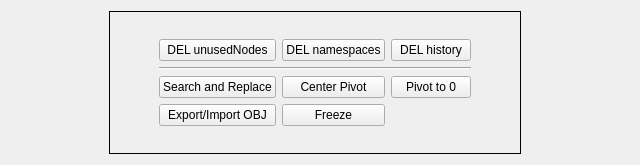
         <widget class="QWidget" name="tab_4">
          <attribute name="title">
           <string>Fast Functions</string>
          </attribute>
          <layout class="QGridLayout" name="gridLayout_13">
           <item row="0" column="0">
            <layout class="QGridLayout" name="gridLayout_12">
             <item row="0" column="0">
              <spacer name="horizontalSpacer_8">
               <property name="orientation">
                <enum>Qt::Horizontal</enum>
               </property>
               <property name="sizeHint" stdset="0">
                <size>
                 <width>98</width>
                 <height>143</height>
                </size>
               </property>
              </spacer>
             </item>
             <item row="0" column="1">
              <widget class="QFrame" name="frame_10">
               <property name="frameShape">
                <enum>QFrame::Box</enum>
               </property>
               <property name="frameShadow">
                <enum>QFrame::Plain</enum>
               </property>
               <layout class="QGridLayout" name="gridLayout_23">
                <item row="0" column="0">
                 <spacer name="horizontalSpacer_9">
                  <property name="orientation">
                   <enum>Qt::Horizontal</enum>
                  </property>
                  <property name="sizeHint" stdset="0">
                   <size>
                    <width>40</width>
                    <height>20</height>
                   </size>
                  </property>
                 </spacer>
                </item>
                <item row="0" column="1">
                 <layout class="QGridLayout" name="gridLayout_5">
                  <item row="3" column="0">
                   <widget class="QPushButton" name="pushButton_24">
                    <property name="text">
                     <string>Export/Import OBJ</string>
                    </property>
                   </widget>
                  </item>
                  <item row="3" column="1">
                   <widget class="QPushButton" name="pushButton_22">
                    <property name="text">
                     <string>Freeze</string>
                    </property>
                   </widget>
                  </item>
                  <item row="0" column="1">
                   <widget class="QPushButton" name="btn_arnold_3">
                    <property name="text">
                     <string>DEL namespaces</string>
                    </property>
                   </widget>
                  </item>
                  <item row="1" column="0" colspan="3">
                   <widget class="Line" name="line_4">
                    <property name="orientation">
                     <enum>Qt::Horizontal</enum>
                    </property>
                   </widget>
                  </item>
                  <item row="2" column="0">
                   <widget class="QPushButton" name="pushButton_21">
                    <property name="text">
                     <string>Search and Replace</string>
                    </property>
                   </widget>
                  </item>
                  <item row="0" column="2">
                   <widget class="QPushButton" name="pushButton_19">
                    <property name="text">
                     <string>DEL history</string>
                    </property>
                   </widget>
                  </item>
                  <item row="2" column="1">
                   <widget class="QPushButton" name="pushButton_25">
                    <property name="text">
                     <string>Center Pivot</string>
                    </property>
                   </widget>
                  </item>
                  <item row="0" column="0">
                   <widget class="QPushButton" name="pushButton_20">
                    <property name="text">
                     <string>DEL unusedNodes</string>
                    </property>
                   </widget>
                  </item>
                  <item row="2" column="2">
                   <widget class="QPushButton" name="pushButton_23">
                    <property name="text">
                     <string>Pivot to 0</string>
                    </property>
                   </widget>
                  </item>
                 </layout>
                </item>
                <item row="0" column="2">
                 <spacer name="horizontalSpacer_10">
                  <property name="orientation">
                   <enum>Qt::Horizontal</enum>
                  </property>
                  <property name="sizeHint" stdset="0">
                   <size>
                    <width>40</width>
                    <height>20</height>
                   </size>
                  </property>
                 </spacer>
                </item>
               </layout>
              </widget>
             </item>
             <item row="0" column="2">
              <spacer name="horizontalSpacer_4">
               <property name="orientation">
                <enum>Qt::Horizontal</enum>
               </property>
               <property name="sizeHint" stdset="0">
                <size>
                 <width>108</width>
                 <height>128</height>
                </size>
               </property>
              </spacer>
             </item>
            </layout>
           </item>
          </layout>
         </widget>
